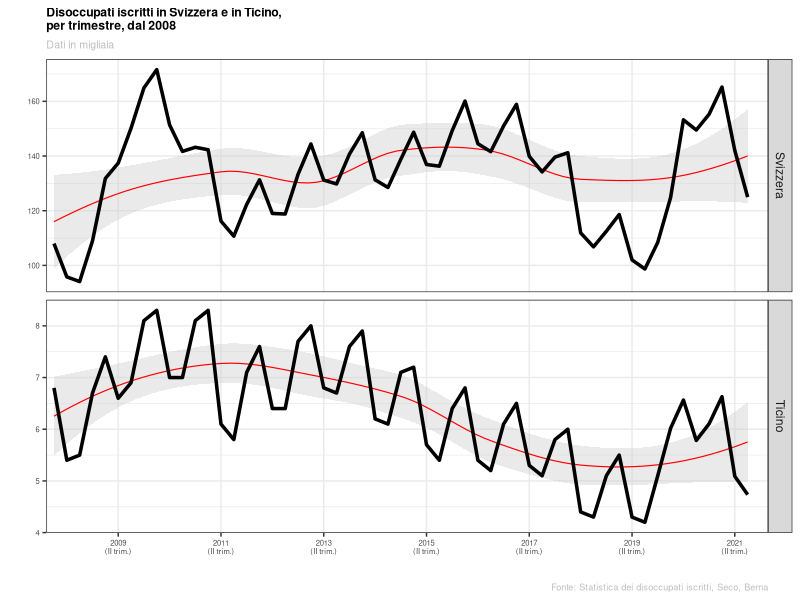
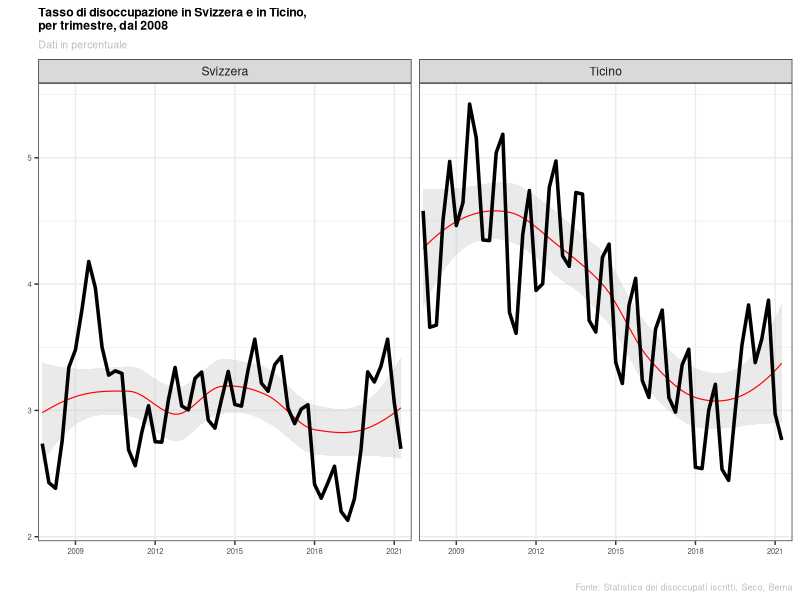
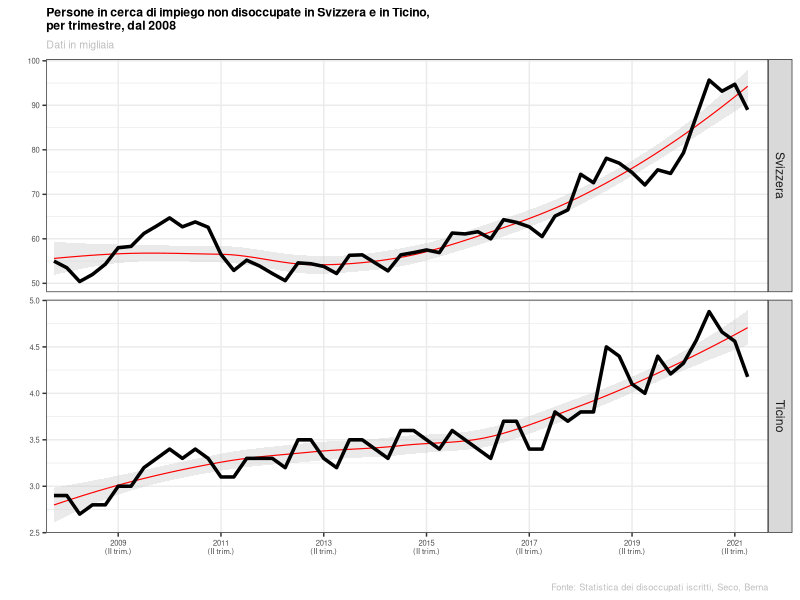
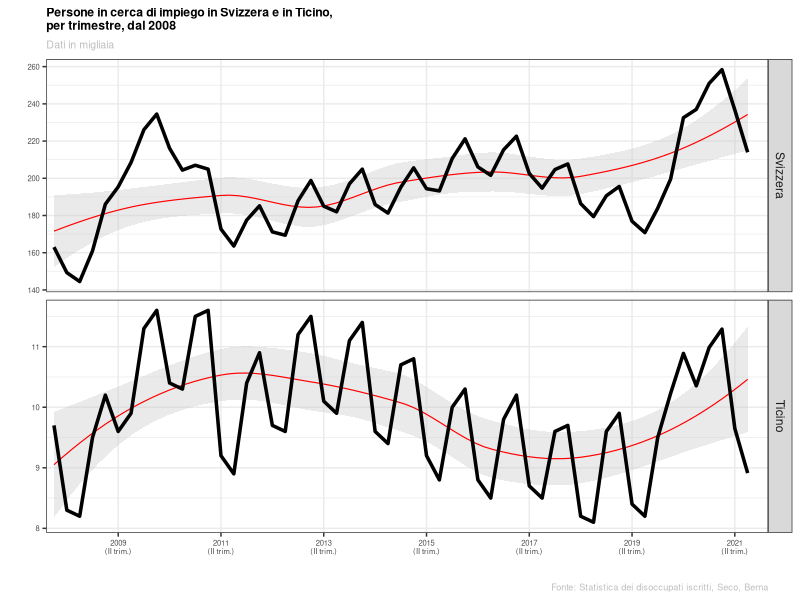
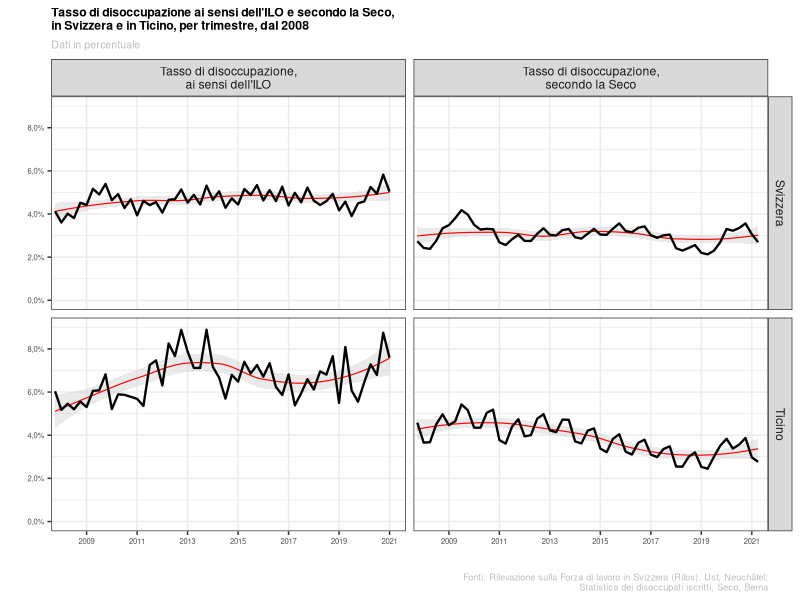
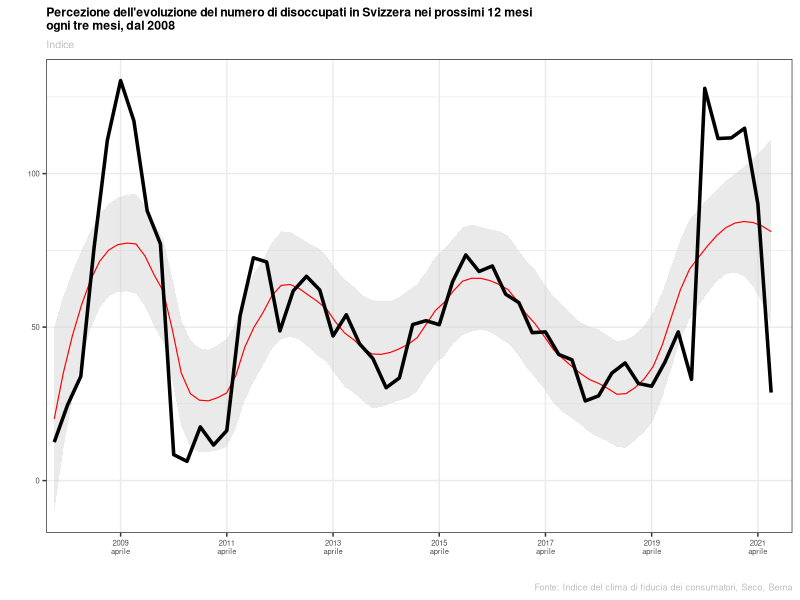

The R source for these figures, in order:
library(tidyverse)
library(readxl)

# d <- read_excel("G:/Giornalisti/ES/excel/base.xlsx")
d <- read_excel("./excel/base2.xlsx")

breaks_fig <- c("2009, II trim.", "2011, II trim.", "2013, II trim.",
                "2015, II trim.", "2017, II trim.", "2019, II trim.", "2021, II trim.")

etichette <- c("2009\n(II trim.)", "2011\n(II trim.)", "2013\n(II trim.)", "2015\n(II trim.)",
               "2017\n(II trim.)", "2019\n(II trim.)", "2021\n(II trim.)")

etichette0 <- c("2009", "2011", "2013", "2015",
               "2017", "2019", "2021")

etichette2 <- c("2009\naprile", "2011\naprile", "2013\naprile", "2015\naprile",
               "2017\naprile", "2019\naprile", "2021\naprile")


# Figura 1, evoluzione disoccupati iscritti in Svizzera e in Ticino

p1 <- d %>%
  select(QUANDO, GEO, Diso_seco) %>%
  ggplot() +
  aes(x = QUANDO, y = Diso_seco, group = GEO) +
  geom_smooth(colour = "red", fill = "gray80", size = .4, na.rm = TRUE, method = "loess") +
  geom_line(na.rm = TRUE, size = 1.2) +
  facet_grid(rows = vars(GEO), scales = "free_y") +
  scale_x_discrete(breaks = breaks_fig,
                   labels = etichette) +
  labs(x = "", y = "",
       title = "Disoccupati iscritti in Svizzera e in Ticino,\nper trimestre, dal 2008",
       subtitle = "Dati in migliaia",
       caption = "Fonte: Statistica dei disoccupati iscritti, Seco, Berna") +
  theme_bw() +
  theme(
        plot.title = element_text(size = rel(0.8), face = "bold"),
        plot.subtitle = element_text(size = rel(0.7), colour = "gray"),
        plot.caption = element_text(size = rel(0.6), colour = "gray"),
        axis.text = element_text(size = rel(0.5)))


# Figura 2, evoluzione del tasso di disoccupazione Seco, in Svizzera e in Ticino

p2 <- d %>%
  select(QUANDO, GEO, Tx_diso_seco) %>%
  ggplot() +
  aes(x = QUANDO, y = Tx_diso_seco, group = GEO) +
  geom_smooth(colour = "red", fill = "gray80", size = .4, na.rm = TRUE, method = "loess") +
  geom_line(na.rm = TRUE, size = 1.2) +
  facet_grid(cols = vars(GEO)) +
  scale_x_discrete(breaks = c("2009, II trim.", "2012, II trim.",
                              "2015, II trim.", "2018, II trim.", "2021, II trim."),
                   labels = c("2009", "2012", "2015", "2018", "2021")) +
  labs(x = "", y = "",
       title = "Tasso di disoccupazione in Svizzera e in Ticino,\nper trimestre, dal 2008",
       subtitle = "Dati in percentuale",
       caption = "Fonte: Statistica dei disoccupati iscritti, Seco, Berna") +
  theme_bw() +
  theme(
    plot.title = element_text(size = rel(0.8), face = "bold"),
    plot.subtitle = element_text(size = rel(0.7), colour = "gray"),
    plot.caption = element_text(size = rel(0.6), colour = "gray"),
    axis.text = element_text(size = rel(0.5)))


# Figura 3, evoluzione iscritti NON disoccupati in Svizzera e in Ticino

p3 <- d %>%
  select(QUANDO, GEO, Iscritti) %>%
  ggplot() +
  aes(x = QUANDO, y = Iscritti, group = GEO) +
  geom_smooth(colour = "red", fill = "gray80", size = .4, na.rm = TRUE, method = "loess") +
  geom_line(na.rm = TRUE, size = 1.2) +
  facet_grid(rows = vars(GEO), scales = "free_y") +
  scale_x_discrete(breaks = breaks_fig,
                   labels = etichette) +
  labs(x = "", y = "",
       title = "Persone in cerca di impiego non disoccupate in Svizzera e in Ticino,\nper trimestre, dal 2008",
       subtitle = "Dati in migliaia",
       caption = "Fonte: Statistica dei disoccupati iscritti, Seco, Berna") +
  theme_bw() +
  theme(
    plot.title = element_text(size = rel(0.8), face = "bold"),
    plot.subtitle = element_text(size = rel(0.7), colour = "gray"),
    plot.caption = element_text(size = rel(0.6), colour = "gray"),
    axis.text = element_text(size = rel(0.5)))

# Figura 4, evoluzione degli iscritti agli URC in Svizzera e in Ticino

p4 <- d %>%
  select(QUANDO, GEO, Iscritti, Diso_seco) %>%
  mutate(ISCR = Iscritti + Diso_seco) %>%
  ggplot() +
  aes(x = QUANDO, y = ISCR, group = GEO) +
  geom_smooth(colour = "red", fill = "gray80", size = .4, na.rm = TRUE, method = "loess") +
  geom_line(na.rm = TRUE, size = 1.2) +
  facet_grid(rows = vars(GEO), scales = "free_y") +
  scale_x_discrete(breaks = breaks_fig,
                   labels = etichette) +
  labs(x = "", y = "",
       title = "Persone in cerca di impiego in Svizzera e in Ticino,\nper trimestre, dal 2008",
       subtitle = "Dati in migliaia",
       caption = "Fonte: Statistica dei disoccupati iscritti, Seco, Berna") +
  theme_bw() +
  theme(
    plot.title = element_text(size = rel(0.8), face = "bold"),
    plot.subtitle = element_text(size = rel(0.7), colour = "gray"),
    plot.caption = element_text(size = rel(0.6), colour = "gray"),
    axis.text = element_text(size = rel(0.5)))


# Figura 5, Disoccupazione ai sensi dell'ILO vs. seco in Svizzera e in Ticino
labels <- c(Tx_diso_seco = "Tasso di disoccupazione,\nsecondo la Seco", Tx_diso_ilo = "Tasso di disoccupazione,\nai sensi dell'ILO")

p5 <- d %>%
  select(QUANDO, GEO, Tx_diso_seco, Tx_diso_ilo) %>%
  pivot_longer(
    cols = Tx_diso_seco:Tx_diso_ilo,
    names_to = "Tx_diso") %>%
  ggplot() +
  aes(x = QUANDO, y = value, group = GEO) +
  geom_smooth(colour = "red", fill = "gray80", size = .4, na.rm = TRUE, method = "loess") +
  geom_line(na.rm = TRUE, size = .8) +
  scale_x_discrete(breaks = breaks_fig,
                   labels = etichette0) +
  scale_y_continuous(breaks = c(0, 2, 4, 6, 8),
                   labels = c("0,0%", "2,0%", "4,0%", "6,0%","8,0%"),
                   limits = c(0, 9)) +
  facet_grid(rows = vars(GEO), cols = vars(Tx_diso), labeller = labeller(Tx_diso = labels)) +
  labs(x = "", y = "",
       title = "Tasso di disoccupazione ai sensi dell'ILO e secondo la Seco,\nin Svizzera e in Ticino, per trimestre, dal 2008",
       subtitle = "Dati in percentuale",
       caption = "Fonti: Rilevazione sulla Forza di lavoro in Svizzera (Rifos), Ust, Neuch\u00E2tel;\nStatistica dei disoccupati iscritti, Seco, Berna") +
  theme_bw() +
  theme(
    plot.title = element_text(size = rel(0.8), face = "bold"),
    plot.subtitle = element_text(size = rel(0.7), colour = "gray"),
    plot.caption = element_text(size = rel(0.6), colour = "gray"),
    axis.text = element_text(size = rel(0.5)))


# Figura 6, Evoluzione sul numero dei disoccupati in Svizzera
p6 <- d %>%
  select(QUANDO, GEO, IFC) %>%
  filter(GEO %in% "Svizzera") %>%
  ggplot() +
  aes(x = QUANDO, y = IFC, group = GEO) +
  geom_smooth(colour = "red", fill = "gray80", size = .4, na.rm = TRUE, method = "loess"
              , span = .35
              ) +
  geom_line(na.rm = TRUE, size = 1.2) +
  scale_x_discrete(breaks = breaks_fig,
                   labels = etichette2) +
  labs(x = "", y = "",
       title = "Percezione dell'evoluzione del numero di disoccupati in Svizzera nei prossimi 12 mesi\nogni tre mesi, dal 2008",
       subtitle = "Indice",
       caption = "Fonte: Indice del clima di fiducia dei consumatori, Seco, Berna") +
  theme_bw() +
  theme(
    plot.title = element_text(size = rel(0.8), face = "bold"),
    plot.subtitle = element_text(size = rel(0.7), colour = "gray"),
    plot.caption = element_text(size = rel(0.6), colour = "gray"),
    axis.text = element_text(size = rel(0.5)))


# Salvo le figure
ggsave(file="plot/p1.svg", plot=p1, width=10, height=6.5)
ggsave(file="plot/p2.svg", plot=p2, width=10, height=6.5)
ggsave(file="plot/p3.svg", plot=p3, width=10, height=6.5)
ggsave(file="plot/p4.svg", plot=p4, width=10, height=6.5)
ggsave(file="plot/p5.svg", plot=p5, width=10, height=6.5)
ggsave(file="plot/p6.svg", plot=p6, width=10, height=6.5)



